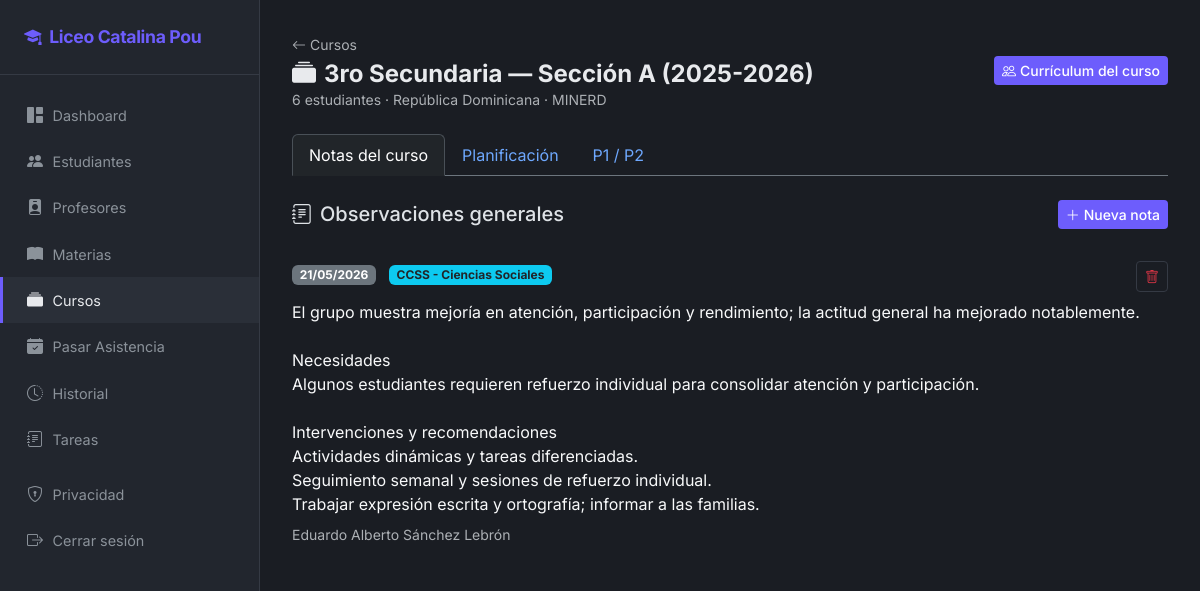
/cursos/3/ (signed in), run on the app's committed database.
### core/models.py (models this page shows, shortened)
class Curso(models.Model):
    grado = models.CharField(max_length=10, choices=GRADO_CHOICES)
    seccion = models.CharField("sección", max_length=5, default="A")
    anio_escolar = models.CharField(
        "año escolar",
        max_length=9,
        help_text="Formato dominicano, ej.: 2025-2026 (inicio en agosto).",
    )
    created_at = models.DateTimeField(auto_now_add=True)
    class Meta:
        ordering = ["anio_escolar", "grado", "seccion"]
        verbose_name = "curso"
        verbose_name_plural = "cursos"
        unique_together = [("grado", "seccion", "anio_escolar")]
    @property
    def nombre_corto(self):
        grado = self.get_grado_display()
        return f"{grado} — Sección {self.seccion}"
    @property
    def nombre_completo(self):
        return f"{self.nombre_corto} ({self.anio_escolar})"
    def estudiantes_qs(self):
        return Estudiante.objects.filter(grado=self.grado, seccion=self.seccion)

class NotaCurso(models.Model):
    curso = models.ForeignKey(Curso, on_delete=models.CASCADE, related_name="notas")
    materia = models.ForeignKey(
        Materia, on_delete=models.SET_NULL, null=True, blank=True, related_name="notas_curso"
    )
    fecha = models.DateField("fecha")
    contenido = models.TextField("observación general")
    estudiantes = models.ManyToManyField(
        Estudiante,
        blank=True,
        related_name="menciones_nota_curso",
        verbose_name="estudiantes mencionados",
        help_text="Opcional: estudiantes sobre los que se comenta en esta nota.",
    )
    creado_por = models.ForeignKey(
        Profesor,
        on_delete=models.SET_NULL,
        null=True,
        blank=True,
        related_name="notas_curso",
    )
    created_at = models.DateTimeField(auto_now_add=True)
    class Meta:
        ordering = ["-fecha", "-created_at"]
        verbose_name = "nota de curso"
        verbose_name_plural = "notas de curso"

class Materia(models.Model):
    nombre = models.CharField(max_length=100)
    codigo = models.CharField(max_length=20, unique=True)
    descripcion = models.TextField(blank=True)
    created_at = models.DateTimeField(auto_now_add=True)
    class Meta:
        ordering = ["nombre"]
        verbose_name_plural = "materias"
    def __str__(self):
        return f"{self.codigo} - {self.nombre}"

class Profesor(models.Model):
    nombre = models.CharField(max_length=100)
    apellido = models.CharField(max_length=100)
    cedula = models.CharField("cédula", max_length=20, unique=True, blank=True, default="")
    telefono = models.CharField("teléfono", max_length=20, blank=True)
    email = models.EmailField(blank=True)
    materias = models.ManyToManyField(Materia, related_name="profesores", blank=True)
    created_at = models.DateTimeField(auto_now_add=True)
    class Meta:
        ordering = ["apellido", "nombre"]
        verbose_name_plural = "profesores"
    @property
    def nombre_completo(self):
        return f"{self.nombre} {self.apellido}"

### core/curso_views.py (the view)
# urls.py: path("cursos/<int:pk>/", curso_views.curso_detail, name="curso_detail"),
@school_access
def curso_detail(request, pk):
    curso = get_object_or_404(Curso, pk=pk)
    tab = request.GET.get("tab", "notas")
    materias = _materias_para_usuario(request)
    notas = (
        curso.notas.select_related("materia", "creado_por")
        .prefetch_related("estudiantes")
        .all()
    )
    planificaciones = curso.planificaciones.select_related(
        "materia", "creado_por"
    ).all()
    evaluaciones_p1 = (
        curso.evaluaciones_p1.select_related("materia", "creado_por")
        .prefetch_related("registros_p2")
        .all()
    )
    tipo_plan = request.GET.get("tipo_plan", "")
    if tipo_plan:
        planificaciones = planificaciones.filter(tipo=tipo_plan)
    return render(
        request,
        "core/cursos/detail.html",
        {
            "curso": curso,
            "tab": tab,
            "notas": notas,
            "planificaciones": planificaciones,
            "evaluaciones_p1": evaluaciones_p1,
            "materias": materias,
            "tipo_plan": tipo_plan,
            "total_estudiantes": curso.estudiantes_qs().count(),
        },
    )

### accounts/context_processors.py (called while the page is built)
def modo_padre(request):
    return {
        "en_modo_padre": (
            usuario_en_modo_padre(request.user) if request.user.is_authenticated else False
        ),
    }

### accounts/permissions.py (called while the page is built)
def staff_o_profesor(user) -> bool:
    if not user.is_authenticated:
        return False
    if user.is_staff:
        return True
    return hasattr(user, "profesor_perfil")

### accounts/roles.py (called while the page is built)
def _related_exists(user, attr: str) -> bool:
    try:
        getattr(user, attr)
        return True
    except ObjectDoesNotExist:
        return False

def tiene_perfil_padre(user) -> bool:
    if not user.is_authenticated:
        return False
    return _related_exists(user, "padre_profile")

def usuario_en_modo_padre(user) -> bool:
    if not tiene_perfil_padre(user):
        return False
    try:
        return user.profile.role == UserRole.PADRE
    except UserProfile.DoesNotExist:
        return not tiene_capacidad_escuela(user)

### core/curso_views.py (called while the page is built)
def _materias_para_usuario(request):
    if request.user.is_staff:
        return Materia.objects.all()
    profesor = _profesor_de_request(request)
    if profesor:
        return profesor.materias.all()
    return Materia.objects.none()

### core/templates/core/cursos/detail.html (shortened to what this page needs)
{% extends "base.html" %}
{% block content %}
<div class="page-header">
    <div>
        <a href="{% url 'core:curso_list' %}?anio={{ curso.anio_escolar }}" class="text-muted text-decoration-none small">
            <i class="bi bi-arrow-left me-1"></i>Cursos
        </a>
        <h1 class="mt-1"><i class="bi bi-collection-fill me-2"></i>{{ curso.nombre_completo }}</h1>
        <p class="text-muted mb-0 small">{{ total_estudiantes }} estudiante{{ total_estudiantes|pluralize }} · República Dominicana · MINERD</p>
    </div>
    <a href="{% url 'core:curso_curriculum' curso.pk %}" class="btn btn-accent btn-sm">
        <i class="bi bi-people me-1"></i>Currículum del curso
    </a>
</div>
<ul class="nav nav-tabs mb-4 border-secondary">
    <li class="nav-item">
        <a class="nav-link {% if tab == 'notas' %}active{% endif %}"
           href="?tab=notas">Notas del curso</a>
    </li>
    <li class="nav-item">
        <a class="nav-link {% if tab == 'planificacion' %}active{% endif %}"
           href="?tab=planificacion">Planificación</a>
    </li>
    <li class="nav-item">
        <a class="nav-link {% if tab == 'p1p2' %}active{% endif %}"
           href="?tab=p1p2">P1 / P2</a>
    </li>
</ul>
{% if tab == 'notas' %}
<div class="d-flex justify-content-between align-items-center mb-3">
    <h5 class="mb-0"><i class="bi bi-journal-text me-2"></i>Observaciones generales</h5>
    <button type="button" class="btn btn-accent btn-sm"
            hx-get="{% url 'core:nota_curso_create' curso.pk %}"
            hx-target="#formModalContent" hx-swap="innerHTML">
        <i class="bi bi-plus-lg me-1"></i>Nueva nota
    </button>
</div>
<div id="notas-curso-list"
     hx-trigger="cursoNotaChanged from:body"
     hx-get="{% url 'core:curso_detail' curso.pk %}?tab=notas"
     hx-target="this" hx-select="#notas-curso-list" hx-swap="outerHTML">
    {% include "core/cursos/_notas_list.html" %}
</div>
{% endif %}
{% endblock %}

### core/templates/core/cursos/_notas_list.html (shortened to what this page needs)
{% if notas %}
<div class="list-group list-group-flush">
    {% for nota in notas %}
    <div class="list-group-item bg-transparent border-secondary px-0 py-3">
        <div class="d-flex justify-content-between align-items-start">
            <div>
                <span class="badge bg-secondary me-2">{{ nota.fecha|date:"d/m/Y" }}</span>
                {% if nota.materia %}<span class="badge bg-info text-dark">{{ nota.materia }}</span>{% endif %}
            </div>
            <button type="button" class="btn btn-sm btn-ghost text-danger"
                    hx-get="{% url 'core:nota_curso_delete' nota.pk %}"
                    hx-target="#formModalContent" hx-swap="innerHTML">
                <i class="bi bi-trash"></i>
            </button>
        </div>
        <p class="mb-2 mt-2 text-light">{{ nota.contenido|linebreaksbr }}</p>
        {% if nota.creado_por %}
        <p class="small text-muted mb-0 mt-1">{{ nota.creado_por.nombre_completo }}</p>
        {% endif %}
    </div>
    {% endfor %}
</div>
{% else %}
<p class="text-muted">Sin notas. Registre observaciones generales del curso con fecha y, si aplica, estudiantes mencionados.</p>
{% endif %}

### core/static/core/css/style.css (style rules this page uses)
:root { --accent: #6d5dfc; --accent-hover: #8b7dff; --success: #2ec4b6; --danger: #e63946; --warning: #f4a261; --surface: #1a1d23; --surface-2: #22262e; --surface-3: #2a2f38; --border: #353a44; --text: #e8eaed; --text-muted: #8b929a; }
body { background: var(--surface); font-family: 'Inter', -apple-system, BlinkMacSystemFont, sans-serif; min-height: 100vh; }
.btn-accent { background: var(--accent); color: #fff; border: none; font-weight: 500; }
.btn-ghost { background: transparent; color: var(--text-muted); border: 1px solid var(--border); }
.page-header { display: flex; align-items: center; justify-content: space-between; margin-bottom: 1.5rem; }
.page-header h1 { font-size: 1.5rem; font-weight: 700; margin: 0; color: var(--text); }

### data on the page
Curso: nombre_completo "3ro Secundaria — Sección A (2025-2026)"
NotaCurso: fecha "21/05/2026", materia "CCSS - Ciencias Sociales", contenido "El grupo muestra mejoría en atención, participación y rendimiento; la actitud general ha mejorado notablemente. Necesidades Algunos estudiantes requieren refuerzo individual para consolidar atención y participación. Intervenciones y recomendaciones Actividades dinámicas y tareas diferenciadas. Seguimiento semanal y sesiones de refuerzo individual. Trabajar expresión escrita y ortografía; informar a las familias.", creado_por.nombre_completo "Eduardo Alberto Sánchez Lebrón"

### other printed values
{{ total_estudiantes }} "6"
